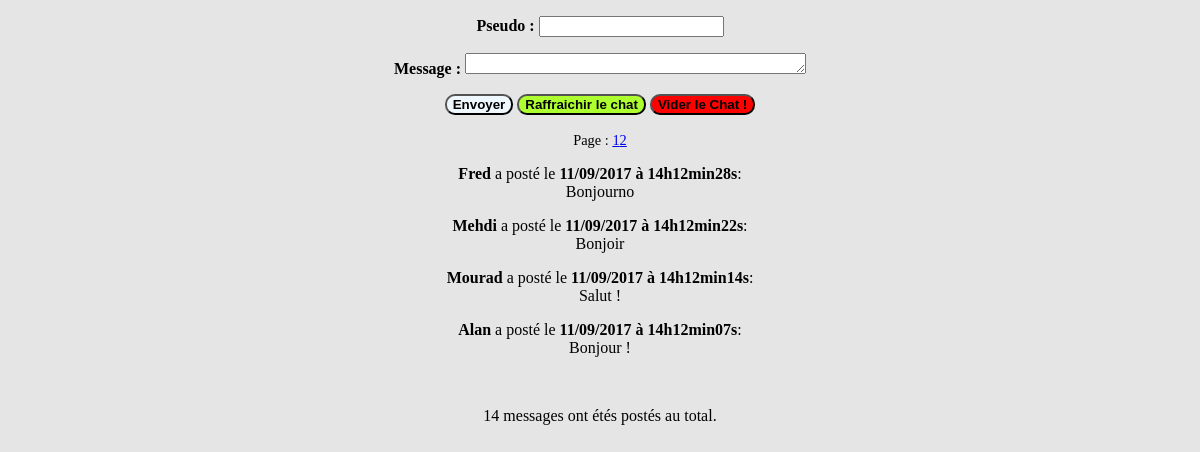
The app's page /minichat.php?page=2 with its own data.
### tables this page shows
CREATE TABLE `chat` (
  `id` int(11) NOT NULL,
  `pseudo` varchar(255) NOT NULL,
  `message` varchar(255) NOT NULL,
  `date` datetime NOT NULL DEFAULT CURRENT_TIMESTAMP
);

### Modules/affichageMessages.php (the view, shortened to what this page needs)
<?php
    $premierMessage = ($page - 1) * $messagesParPage;
    $req = $bdd->query('SELECT pseudo, message, DATE_FORMAT(date, \'%d/%m/%Y à %Hh%imin%ss\') AS dateFr FROM chat ORDER BY id DESC LIMIT ' . $premierMessage . ', ' . $messagesParPage);
    while ($donnees = $req->fetch()) {
        echo '<p><strong>' . htmlspecialchars($donnees['pseudo']) . '</strong> a posté le <strong>' . $donnees['dateFr'] . '</strong>:<br> ' . htmlspecialchars($donnees['message']) . '</p>';
    }
?>

### style.css (style rules this page uses)
body { background-color: rgba(0, 0, 0, 0.1); text-align: center; }

### records on screen
chat: pseudo "Fred", dateFr "11/09/2017 à 14h12min28s", message "Bonjourno"
chat: pseudo "Mehdi", dateFr "11/09/2017 à 14h12min22s", message "Bonjoir"
chat: pseudo "Mourad", dateFr "11/09/2017 à 14h12min14s", message "Salut !"
chat: pseudo "Alan", dateFr "11/09/2017 à 14h12min07s", message "Bonjour !"

### other values on screen
$totalMessages "14"
